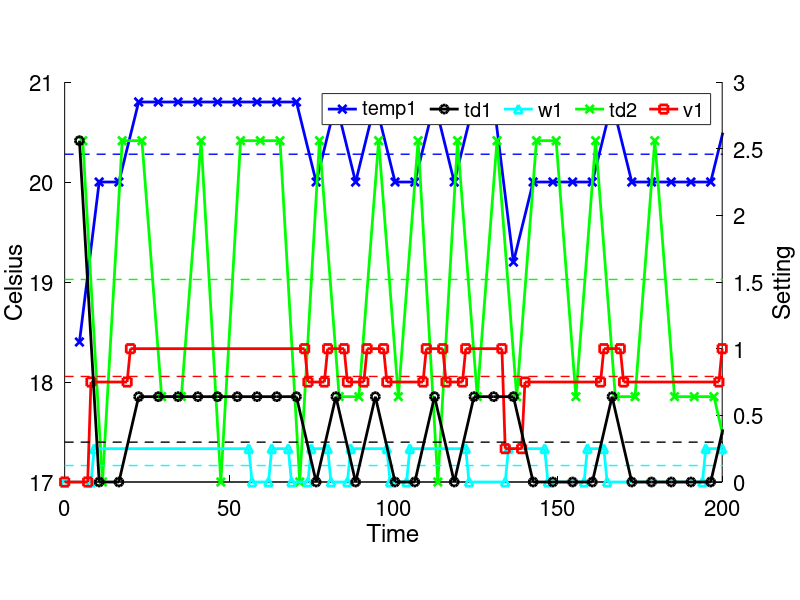

MATLAB code for this plot:
close all; clc;

x0 = [0.0 5.0 6.0 17.0 18.0 71.0 72.0 77.0 78.0 83.0 84.0 89.0 90.0 95.0 96.0 107.0 108.0 113.0 114.0 119.0 120.0 131.0 132.0 137.0 138.0 161.0 162.0 167.0 168.0 197.0 198.0 203.0 204.0 215.0 216.0 221.0 222.0 227.0 228.0 233.0 234.0 251.0 252.0 263.0 264.0 269.0 270.0 275.0 276.0 281.0 282.0 287.0 288.0 317.0 318.0 335.0 336.0 359.0 360.0 365.0 366.0 371.0 372.0 377.0 378.0 419.0 420.0 437.0 438.0 467.0 468.0 473.0 474.0 479.0 480.0 485.0 486.0 515.0 516.0 545.0 546.0 551.0 552.0 563.0 564.0 575.0 576.0 581.0 582.0 587.0 588.0 605.0 606.0 635.0 636.0 653.0 654.0 659.0 660.0 671.0 672.0 683.0 684.0 689.0 690.0 713.0 714.0 719.0 720.0 731.0 732.0 743.0 744.0 749.0 750.0 785.0 786.0 797.0 798.0 809.0 810.0 815.0 816.0 839.0 840.0 845.0 846.0 863.0 864.0 869.0 870.0 893.0 894.0 899.0 900.0 911.0 912.0 965.0 966.0 977.0 978.0 989.0 990.0 1000.0 ];
y0 = [1.0 1.0 3.0 3.0 4.0 4.0 3.0 3.0 4.0 4.0 3.0 3.0 4.0 4.0 3.0 3.0 4.0 4.0 3.0 3.0 4.0 4.0 2.0 2.0 3.0 3.0 4.0 4.0 3.0 3.0 4.0 4.0 3.0 3.0 4.0 4.0 3.0 3.0 4.0 4.0 3.0 3.0 4.0 4.0 3.0 3.0 4.0 4.0 3.0 3.0 4.0 4.0 3.0 3.0 4.0 4.0 3.0 3.0 2.0 2.0 3.0 3.0 2.0 2.0 3.0 3.0 4.0 4.0 3.0 3.0 4.0 4.0 3.0 3.0 2.0 2.0 4.0 4.0 3.0 3.0 4.0 4.0 3.0 3.0 4.0 4.0 3.0 3.0 4.0 4.0 3.0 3.0 4.0 4.0 3.0 3.0 4.0 4.0 3.0 3.0 4.0 4.0 3.0 3.0 4.0 4.0 3.0 3.0 4.0 4.0 3.0 3.0 2.0 2.0 3.0 3.0 4.0 4.0 3.0 3.0 4.0 4.0 3.0 3.0 4.0 4.0 3.0 3.0 2.0 2.0 3.0 3.0 2.0 2.0 3.0 3.0 4.0 4.0 3.0 3.0 4.0 4.0 3.0 3.0 ];
x1 = [0.0 10.0 11.0 16.0 17.0 22.0 23.0 28.0 29.0 34.0 35.0 40.0 41.0 46.0 47.0 52.0 53.0 58.0 59.0 64.0 65.0 70.0 71.0 76.0 77.0 82.0 83.0 88.0 89.0 94.0 95.0 100.0 101.0 106.0 107.0 112.0 113.0 118.0 119.0 124.0 125.0 130.0 131.0 136.0 137.0 142.0 143.0 154.0 155.0 160.0 161.0 166.0 167.0 178.0 179.0 184.0 185.0 190.0 191.0 202.0 203.0 214.0 215.0 220.0 221.0 226.0 227.0 232.0 233.0 238.0 239.0 244.0 245.0 256.0 257.0 262.0 263.0 268.0 269.0 274.0 275.0 280.0 281.0 292.0 293.0 304.0 305.0 310.0 311.0 316.0 317.0 322.0 323.0 340.0 341.0 346.0 347.0 352.0 353.0 358.0 359.0 364.0 365.0 370.0 371.0 376.0 377.0 382.0 383.0 388.0 389.0 400.0 401.0 406.0 407.0 418.0 419.0 424.0 425.0 436.0 437.0 442.0 443.0 448.0 449.0 454.0 455.0 460.0 461.0 472.0 473.0 478.0 479.0 484.0 485.0 514.0 515.0 520.0 521.0 526.0 527.0 532.0 533.0 538.0 539.0 544.0 545.0 562.0 563.0 568.0 569.0 574.0 575.0 586.0 587.0 592.0 593.0 598.0 599.0 610.0 611.0 616.0 617.0 622.0 623.0 634.0 635.0 640.0 641.0 646.0 647.0 652.0 653.0 658.0 659.0 664.0 665.0 670.0 671.0 682.0 683.0 688.0 689.0 700.0 701.0 712.0 713.0 718.0 719.0 724.0 725.0 736.0 737.0 742.0 743.0 748.0 749.0 754.0 755.0 760.0 761.0 766.0 767.0 778.0 779.0 784.0 785.0 790.0 791.0 802.0 803.0 808.0 809.0 814.0 815.0 820.0 821.0 826.0 827.0 832.0 833.0 844.0 845.0 850.0 851.0 868.0 869.0 874.0 875.0 880.0 881.0 886.0 887.0 892.0 893.0 898.0 899.0 904.0 905.0 910.0 911.0 916.0 917.0 922.0 923.0 928.0 929.0 934.0 935.0 952.0 953.0 958.0 959.0 964.0 965.0 976.0 977.0 994.0 995.0 1000.0 ];
y1 = [1.0 1.0 3.0 3.0 5.0 5.0 1.0 1.0 2.0 2.0 4.0 4.0 5.0 5.0 3.0 3.0 1.0 1.0 5.0 5.0 1.0 1.0 3.0 3.0 5.0 5.0 4.0 4.0 2.0 2.0 1.0 1.0 2.0 2.0 1.0 1.0 3.0 3.0 5.0 5.0 4.0 4.0 1.0 1.0 2.0 2.0 5.0 5.0 4.0 4.0 5.0 5.0 2.0 2.0 1.0 1.0 2.0 2.0 4.0 4.0 3.0 3.0 2.0 2.0 5.0 5.0 1.0 1.0 2.0 2.0 3.0 3.0 5.0 5.0 4.0 4.0 5.0 5.0 3.0 3.0 1.0 1.0 4.0 4.0 1.0 1.0 5.0 5.0 2.0 2.0 1.0 1.0 5.0 5.0 2.0 2.0 1.0 1.0 5.0 5.0 4.0 4.0 2.0 2.0 4.0 4.0 2.0 2.0 3.0 3.0 4.0 4.0 5.0 5.0 4.0 4.0 3.0 3.0 4.0 4.0 2.0 2.0 4.0 4.0 5.0 5.0 2.0 2.0 5.0 5.0 4.0 4.0 1.0 1.0 5.0 5.0 2.0 2.0 3.0 3.0 1.0 1.0 4.0 4.0 3.0 3.0 5.0 5.0 1.0 1.0 2.0 2.0 1.0 1.0 4.0 4.0 5.0 5.0 1.0 1.0 5.0 5.0 3.0 3.0 5.0 5.0 1.0 1.0 4.0 4.0 3.0 3.0 5.0 5.0 4.0 4.0 3.0 3.0 5.0 5.0 3.0 3.0 2.0 2.0 5.0 5.0 3.0 3.0 2.0 2.0 1.0 1.0 3.0 3.0 1.0 1.0 3.0 3.0 5.0 5.0 2.0 2.0 1.0 1.0 2.0 2.0 5.0 5.0 3.0 3.0 5.0 5.0 4.0 4.0 5.0 5.0 2.0 2.0 1.0 1.0 3.0 3.0 1.0 1.0 5.0 5.0 3.0 3.0 1.0 1.0 3.0 3.0 2.0 2.0 3.0 3.0 4.0 4.0 5.0 5.0 1.0 1.0 4.0 4.0 5.0 5.0 2.0 2.0 5.0 5.0 3.0 3.0 1.0 1.0 4.0 4.0 1.0 1.0 4.0 4.0 ];
x2 = [0.0 7.0 8.0 19.0 20.0 73.0 74.0 79.0 80.0 85.0 86.0 91.0 92.0 97.0 98.0 109.0 110.0 115.0 116.0 121.0 122.0 133.0 134.0 139.0 140.0 163.0 164.0 169.0 170.0 199.0 200.0 205.0 206.0 217.0 218.0 223.0 224.0 229.0 230.0 235.0 236.0 253.0 254.0 265.0 266.0 271.0 272.0 277.0 278.0 283.0 284.0 289.0 290.0 319.0 320.0 337.0 338.0 361.0 362.0 367.0 368.0 373.0 374.0 379.0 380.0 421.0 422.0 439.0 440.0 469.0 470.0 475.0 476.0 481.0 482.0 487.0 488.0 517.0 518.0 547.0 548.0 553.0 554.0 565.0 566.0 577.0 578.0 583.0 584.0 589.0 590.0 607.0 608.0 637.0 638.0 655.0 656.0 661.0 662.0 673.0 674.0 685.0 686.0 691.0 692.0 715.0 716.0 721.0 722.0 733.0 734.0 745.0 746.0 751.0 752.0 787.0 788.0 799.0 800.0 811.0 812.0 817.0 818.0 841.0 842.0 847.0 848.0 865.0 866.0 871.0 872.0 895.0 896.0 901.0 902.0 913.0 914.0 967.0 968.0 979.0 980.0 991.0 992.0 1000.0 ];
y2 = [0.0 0.0 3.0 3.0 4.0 4.0 3.0 3.0 4.0 4.0 3.0 3.0 4.0 4.0 3.0 3.0 4.0 4.0 3.0 3.0 4.0 4.0 1.0 1.0 3.0 3.0 4.0 4.0 3.0 3.0 4.0 4.0 3.0 3.0 4.0 4.0 3.0 3.0 4.0 4.0 3.0 3.0 4.0 4.0 3.0 3.0 4.0 4.0 3.0 3.0 4.0 4.0 3.0 3.0 4.0 4.0 3.0 3.0 1.0 1.0 3.0 3.0 1.0 1.0 3.0 3.0 4.0 4.0 3.0 3.0 4.0 4.0 3.0 3.0 1.0 1.0 4.0 4.0 3.0 3.0 4.0 4.0 3.0 3.0 4.0 4.0 3.0 3.0 4.0 4.0 3.0 3.0 4.0 4.0 3.0 3.0 4.0 4.0 3.0 3.0 4.0 4.0 3.0 3.0 4.0 4.0 3.0 3.0 4.0 4.0 3.0 3.0 1.0 1.0 3.0 3.0 4.0 4.0 3.0 3.0 4.0 4.0 3.0 3.0 4.0 4.0 3.0 3.0 1.0 1.0 3.0 3.0 1.0 1.0 3.0 3.0 4.0 4.0 3.0 3.0 4.0 4.0 3.0 3.0 ];
x3 = [0.0 8.0 9.0 56.0 57.0 62.0 63.0 68.0 69.0 74.0 75.0 80.0 81.0 86.0 87.0 98.0 99.0 104.0 105.0 122.0 123.0 134.0 135.0 146.0 147.0 158.0 159.0 164.0 165.0 194.0 195.0 200.0 201.0 206.0 207.0 218.0 219.0 224.0 225.0 230.0 231.0 248.0 249.0 260.0 261.0 266.0 267.0 290.0 291.0 314.0 315.0 332.0 333.0 362.0 363.0 368.0 369.0 380.0 381.0 386.0 387.0 404.0 405.0 422.0 423.0 428.0 429.0 440.0 441.0 452.0 453.0 458.0 459.0 464.0 465.0 476.0 477.0 482.0 483.0 488.0 489.0 494.0 495.0 500.0 501.0 512.0 513.0 518.0 519.0 524.0 525.0 530.0 531.0 536.0 537.0 548.0 549.0 554.0 555.0 572.0 573.0 578.0 579.0 584.0 585.0 596.0 597.0 632.0 633.0 650.0 651.0 656.0 657.0 662.0 663.0 680.0 681.0 692.0 693.0 698.0 699.0 704.0 705.0 710.0 711.0 716.0 717.0 728.0 729.0 746.0 747.0 752.0 753.0 776.0 777.0 782.0 783.0 788.0 789.0 824.0 825.0 830.0 831.0 848.0 849.0 866.0 867.0 878.0 879.0 908.0 909.0 920.0 921.0 926.0 927.0 932.0 933.0 938.0 939.0 944.0 945.0 950.0 951.0 962.0 963.0 974.0 975.0 986.0 987.0 992.0 993.0 998.0 999.0 1000.0 ];
y3 = [0.0 0.0 1.0 1.0 0.0 0.0 1.0 1.0 0.0 0.0 1.0 1.0 0.0 0.0 1.0 1.0 0.0 0.0 1.0 1.0 0.0 0.0 1.0 1.0 0.0 0.0 1.0 1.0 0.0 0.0 1.0 1.0 0.0 0.0 1.0 1.0 0.0 0.0 1.0 1.0 0.0 0.0 1.0 1.0 0.0 0.0 1.0 1.0 0.0 0.0 1.0 1.0 0.0 0.0 1.0 1.0 0.0 0.0 1.0 1.0 0.0 0.0 1.0 1.0 0.0 0.0 1.0 1.0 0.0 0.0 1.0 1.0 0.0 0.0 1.0 1.0 0.0 0.0 1.0 1.0 0.0 0.0 1.0 1.0 0.0 0.0 1.0 1.0 0.0 0.0 1.0 1.0 0.0 0.0 1.0 1.0 0.0 0.0 1.0 1.0 0.0 0.0 1.0 1.0 0.0 0.0 1.0 1.0 0.0 0.0 1.0 1.0 0.0 0.0 1.0 1.0 0.0 0.0 1.0 1.0 0.0 0.0 1.0 1.0 0.0 0.0 1.0 1.0 0.0 0.0 1.0 1.0 0.0 0.0 1.0 1.0 0.0 0.0 1.0 1.0 0.0 0.0 1.0 1.0 0.0 0.0 1.0 1.0 0.0 0.0 1.0 1.0 0.0 0.0 1.0 1.0 0.0 0.0 1.0 1.0 0.0 0.0 1.0 1.0 0.0 0.0 1.0 1.0 0.0 0.0 1.0 1.0 0.0 0.0 ];
x4 = [0.0 0.5 3.5 4.5 5.0 9.5 10.5 11.0 15.5 16.5 17.0 21.5 22.5 23.0 27.5 28.5 29.0 33.5 34.5 35.0 39.5 40.5 41.0 45.5 46.5 47.0 51.5 52.5 53.0 57.5 58.5 59.0 63.5 64.5 65.0 69.5 70.5 71.0 75.5 76.5 77.0 81.5 82.5 83.0 87.5 88.5 89.0 93.5 94.5 95.0 99.5 100.5 101.0 105.5 106.5 107.0 111.5 112.5 113.0 117.5 118.5 119.0 123.5 124.5 125.0 129.5 130.5 131.0 135.5 136.5 137.0 141.5 142.5 143.0 147.5 148.5 149.0 153.5 154.5 155.0 159.5 160.5 161.0 165.5 166.5 167.0 171.5 172.5 173.0 177.5 178.5 179.0 183.5 184.5 185.0 189.5 190.5 191.0 195.5 196.5 197.0 201.5 202.5 203.0 207.5 208.5 209.0 213.5 214.5 215.0 219.5 220.5 221.0 225.5 226.5 227.0 231.5 232.5 233.0 237.5 238.5 239.0 243.5 244.5 245.0 249.5 250.5 251.0 255.5 256.5 257.0 261.5 262.5 263.0 267.5 268.5 269.0 273.5 274.5 275.0 279.5 280.5 281.0 285.5 286.5 287.0 291.5 292.5 293.0 297.5 298.5 299.0 303.5 304.5 305.0 309.5 310.5 311.0 315.5 316.5 317.0 321.5 322.5 323.0 327.5 328.5 329.0 333.5 334.5 335.0 339.5 340.5 341.0 345.5 346.5 347.0 351.5 352.5 353.0 357.5 358.5 359.0 363.5 364.5 365.0 369.5 370.5 371.0 375.5 376.5 377.0 381.5 382.5 383.0 387.5 388.5 389.0 393.5 394.5 395.0 399.5 400.5 401.0 405.5 406.5 407.0 411.5 412.5 413.0 417.5 418.5 419.0 423.5 424.5 425.0 429.5 430.5 431.0 435.5 436.5 437.0 441.5 442.5 443.0 447.5 448.5 449.0 453.5 454.5 455.0 459.5 460.5 461.0 465.5 466.5 467.0 471.5 472.5 473.0 477.5 478.5 479.0 483.5 484.5 485.0 489.5 490.5 491.0 495.5 496.5 497.0 501.5 502.5 503.0 507.5 508.5 509.0 513.5 514.5 515.0 519.5 520.5 521.0 525.5 526.5 527.0 531.5 532.5 533.0 537.5 538.5 539.0 543.5 544.5 545.0 549.5 550.5 551.0 555.5 556.5 557.0 561.5 562.5 563.0 567.5 568.5 569.0 573.5 574.5 575.0 579.5 580.5 581.0 585.5 586.5 587.0 591.5 592.5 593.0 597.5 598.5 599.0 603.5 604.5 605.0 609.5 610.5 611.0 615.5 616.5 617.0 621.5 622.5 623.0 627.5 628.5 629.0 633.5 634.5 635.0 639.5 640.5 641.0 645.5 646.5 647.0 651.5 652.5 653.0 657.5 658.5 659.0 663.5 664.5 665.0 669.5 670.5 671.0 675.5 676.5 677.0 681.5 682.5 683.0 687.5 688.5 689.0 693.5 694.5 695.0 699.5 700.5 701.0 705.5 706.5 707.0 711.5 712.5 713.0 717.5 718.5 719.0 723.5 724.5 725.0 729.5 730.5 731.0 735.5 736.5 737.0 741.5 742.5 743.0 747.5 748.5 749.0 753.5 754.5 755.0 759.5 760.5 761.0 765.5 766.5 767.0 771.5 772.5 773.0 777.5 778.5 779.0 783.5 784.5 785.0 789.5 790.5 791.0 795.5 796.5 797.0 801.5 802.5 803.0 807.5 808.5 809.0 813.5 814.5 815.0 819.5 820.5 821.0 825.5 826.5 827.0 831.5 832.5 833.0 837.5 838.5 839.0 843.5 844.5 845.0 849.5 850.5 851.0 855.5 856.5 857.0 861.5 862.5 863.0 867.5 868.5 869.0 873.5 874.5 875.0 879.5 880.5 881.0 885.5 886.5 887.0 891.5 892.5 893.0 897.5 898.5 899.0 903.5 904.5 905.0 909.5 910.5 911.0 915.5 916.5 917.0 921.5 922.5 923.0 927.5 928.5 929.0 933.5 934.5 935.0 939.5 940.5 941.0 945.5 946.5 947.0 951.5 952.5 953.0 957.5 958.5 959.0 963.5 964.5 965.0 969.5 970.5 971.0 975.5 976.5 977.0 981.5 982.5 983.0 987.5 988.5 989.0 993.5 994.5 995.0 999.5 1000.0 1000.5 ];
y4 = [0.0 0.0 0.0 18.4 0.0 0.0 20.0 0.0 0.0 20.0 0.0 0.0 20.8 0.0 0.0 20.8 0.0 0.0 20.8 0.0 0.0 20.8 0.0 0.0 20.8 0.0 0.0 20.8 0.0 0.0 20.8 0.0 0.0 20.8 0.0 0.0 20.8 0.0 0.0 20.0 0.0 0.0 20.8 0.0 0.0 20.0 0.0 0.0 20.8 0.0 0.0 20.0 0.0 0.0 20.0 0.0 0.0 20.8 0.0 0.0 20.0 0.0 0.0 20.8 0.0 0.0 20.8 0.0 0.0 19.2 0.0 0.0 20.0 0.0 0.0 20.0 0.0 0.0 20.0 0.0 0.0 20.0 0.0 0.0 20.8 0.0 0.0 20.0 0.0 0.0 20.0 0.0 0.0 20.0 0.0 0.0 20.0 0.0 0.0 20.0 0.0 0.0 20.8 0.0 0.0 20.0 0.0 0.0 20.0 0.0 0.0 20.8 0.0 0.0 20.0 0.0 0.0 20.8 0.0 0.0 20.0 0.0 0.0 20.0 0.0 0.0 20.0 0.0 0.0 20.8 0.0 0.0 20.8 0.0 0.0 20.0 0.0 0.0 20.8 0.0 0.0 20.0 0.0 0.0 20.8 0.0 0.0 20.0 0.0 0.0 20.0 0.0 0.0 20.0 0.0 0.0 20.0 0.0 0.0 20.0 0.0 0.0 20.8 0.0 0.0 20.8 0.0 0.0 20.8 0.0 0.0 20.0 0.0 0.0 20.0 0.0 0.0 20.0 0.0 0.0 20.0 0.0 0.0 19.2 0.0 0.0 20.0 0.0 0.0 19.2 0.0 0.0 20.0 0.0 0.0 20.0 0.0 0.0 20.0 0.0 0.0 20.0 0.0 0.0 20.0 0.0 0.0 20.0 0.0 0.0 20.0 0.0 0.0 20.8 0.0 0.0 20.8 0.0 0.0 20.8 0.0 0.0 20.0 0.0 0.0 20.0 0.0 0.0 20.0 0.0 0.0 20.0 0.0 0.0 20.0 0.0 0.0 20.8 0.0 0.0 20.0 0.0 0.0 19.2 0.0 0.0 20.8 0.0 0.0 20.8 0.0 0.0 20.8 0.0 0.0 20.8 0.0 0.0 20.8 0.0 0.0 20.0 0.0 0.0 20.0 0.0 0.0 20.0 0.0 0.0 20.0 0.0 0.0 20.0 0.0 0.0 20.8 0.0 0.0 20.0 0.0 0.0 20.0 0.0 0.0 20.8 0.0 0.0 20.8 0.0 0.0 20.0 0.0 0.0 20.8 0.0 0.0 20.0 0.0 0.0 20.0 0.0 0.0 20.0 0.0 0.0 20.8 0.0 0.0 20.8 0.0 0.0 20.8 0.0 0.0 20.8 0.0 0.0 20.8 0.0 0.0 20.0 0.0 0.0 20.0 0.0 0.0 20.0 0.0 0.0 20.8 0.0 0.0 20.0 0.0 0.0 20.0 0.0 0.0 20.8 0.0 0.0 20.8 0.0 0.0 20.0 0.0 0.0 20.8 0.0 0.0 20.8 0.0 0.0 20.8 0.0 0.0 20.8 0.0 0.0 20.0 0.0 0.0 20.8 0.0 0.0 20.8 0.0 0.0 20.0 0.0 0.0 20.0 0.0 0.0 19.2 0.0 0.0 20.0 0.0 0.0 20.0 0.0 0.0 20.0 0.0 0.0 20.0 0.0 0.0 20.0 0.0 0.0 20.0 0.0 0.0 20.8 0.0 0.0 20.8 0.0 0.0 20.0 0.0 0.0 20.0 0.0 0.0 20.8 0.0 0.0 20.0 0.0 0.0 20.0 0.0 0.0 20.0 0.0 0.0 20.0 0.0 0.0 20.8 0.0 0.0 20.0 0.0 0.0 20.0 0.0 0.0 20.0 0.0 0.0 19.2 0.0 0.0 20.0 0.0 0.0 20.0 0.0 0.0 20.0 0.0 0.0 20.0 0.0 0.0 19.2 0.0 0.0 20.0 0.0 0.0 20.0 0.0 0.0 20.8 0.0 0.0 20.8 0.0 0.0 20.8 0.0 0.0 20.8 0.0 0.0 20.8 0.0 0.0 20.8 0.0 0.0 20.8 0.0 0.0 20.8 0.0 0.0 20.8 0.0 0.0 20.0 0.0 0.0 20.0 0.0 0.0 20.8 0.0 0.0 20.8 0.0 0.0 20.0 0.0 0.0 0.0 20.0 ];
x5 = [0.0 0.5 3.5 4.5 5.0 21.5 22.5 23.0 27.5 28.5 29.0 33.5 34.5 35.0 39.5 40.5 41.0 45.5 46.5 47.0 51.5 52.5 53.0 57.5 58.5 59.0 63.5 64.5 65.0 69.5 70.5 71.0 81.5 82.5 83.0 93.5 94.5 95.0 111.5 112.5 113.0 123.5 124.5 125.0 129.5 130.5 131.0 135.5 136.5 137.0 165.5 166.5 167.0 201.5 202.5 203.0 219.5 220.5 221.0 231.5 232.5 233.0 255.5 256.5 257.0 261.5 262.5 263.0 273.5 274.5 275.0 285.5 286.5 287.0 321.5 322.5 323.0 327.5 328.5 329.0 333.5 334.5 335.0 363.5 364.5 365.0 375.5 376.5 377.0 423.5 424.5 425.0 429.5 430.5 431.0 435.5 436.5 437.0 471.5 472.5 473.0 483.5 484.5 485.0 489.5 490.5 491.0 495.5 496.5 497.0 501.5 502.5 503.0 507.5 508.5 509.0 513.5 514.5 515.0 549.5 550.5 551.0 567.5 568.5 569.0 573.5 574.5 575.0 585.5 586.5 587.0 609.5 610.5 611.0 615.5 616.5 617.0 621.5 622.5 623.0 627.5 628.5 629.0 633.5 634.5 635.0 657.5 658.5 659.0 675.5 676.5 677.0 681.5 682.5 683.0 693.5 694.5 695.0 699.5 700.5 701.0 705.5 706.5 707.0 711.5 712.5 713.0 723.5 724.5 725.0 729.5 730.5 731.0 747.5 748.5 749.0 789.5 790.5 791.0 795.5 796.5 797.0 813.5 814.5 815.0 843.5 844.5 845.0 867.5 868.5 869.0 897.5 898.5 899.0 915.5 916.5 917.0 921.5 922.5 923.0 927.5 928.5 929.0 933.5 934.5 935.0 939.5 940.5 941.0 945.5 946.5 947.0 951.5 952.5 953.0 957.5 958.5 959.0 963.5 964.5 965.0 981.5 982.5 983.0 987.5 988.5 989.0 1000.0 1000.5 ];
y5 = [0.0 0.0 0.0 2.56 0.0 0.0 0.64 0.0 0.0 0.64 0.0 0.0 0.64 0.0 0.0 0.64 0.0 0.0 0.64 0.0 0.0 0.64 0.0 0.0 0.64 0.0 0.0 0.64 0.0 0.0 0.64 0.0 0.0 0.64 0.0 0.0 0.64 0.0 0.0 0.64 0.0 0.0 0.64 0.0 0.0 0.64 0.0 0.0 0.64 0.0 0.0 0.64 0.0 0.0 0.64 0.0 0.0 0.64 0.0 0.0 0.64 0.0 0.0 0.64 0.0 0.0 0.64 0.0 0.0 0.64 0.0 0.0 0.64 0.0 0.0 0.64 0.0 0.0 0.64 0.0 0.0 0.64 0.0 0.0 0.64 0.0 0.0 0.64 0.0 0.0 0.64 0.0 0.0 0.64 0.0 0.0 0.64 0.0 0.0 0.64 0.0 0.0 0.64 0.0 0.0 0.64 0.0 0.0 0.64 0.0 0.0 0.64 0.0 0.0 0.64 0.0 0.0 0.64 0.0 0.0 0.64 0.0 0.0 0.64 0.0 0.0 0.64 0.0 0.0 0.64 0.0 0.0 0.64 0.0 0.0 0.64 0.0 0.0 0.64 0.0 0.0 0.64 0.0 0.0 0.64 0.0 0.0 0.64 0.0 0.0 0.64 0.0 0.0 0.64 0.0 0.0 0.64 0.0 0.0 0.64 0.0 0.0 0.64 0.0 0.0 0.64 0.0 0.0 0.64 0.0 0.0 0.64 0.0 0.0 0.64 0.0 0.0 0.64 0.0 0.0 0.64 0.0 0.0 0.64 0.0 0.0 0.64 0.0 0.0 0.64 0.0 0.0 0.64 0.0 0.0 0.64 0.0 0.0 0.64 0.0 0.0 0.64 0.0 0.0 0.64 0.0 0.0 0.64 0.0 0.0 0.64 0.0 0.0 0.64 0.0 0.0 0.64 0.0 0.0 0.64 0.0 0.0 0.64 0.0 0.0 0.64 0.0 0.0 0.0 ];
x6 = [0.0 0.5 7.5 8.5 9.0 13.5 14.5 15.0 19.5 20.5 21.0 25.5 26.5 27.0 31.5 32.5 33.0 37.5 38.5 39.0 43.5 44.5 45.0 49.5 50.5 51.0 55.5 56.5 57.0 61.5 62.5 63.0 67.5 68.5 69.0 73.5 74.5 75.0 79.5 80.5 81.0 85.5 86.5 87.0 91.5 92.5 93.0 97.5 98.5 99.0 103.5 104.5 105.0 109.5 110.5 111.0 115.5 116.5 117.0 121.5 122.5 123.0 127.5 128.5 129.0 133.5 134.5 135.0 139.5 140.5 141.0 145.5 146.5 147.0 151.5 152.5 153.0 157.5 158.5 159.0 163.5 164.5 165.0 169.5 170.5 171.0 175.5 176.5 177.0 181.5 182.5 183.0 187.5 188.5 189.0 193.5 194.5 195.0 199.5 200.5 201.0 205.5 206.5 207.0 211.5 212.5 213.0 217.5 218.5 219.0 223.5 224.5 225.0 229.5 230.5 231.0 235.5 236.5 237.0 241.5 242.5 243.0 247.5 248.5 249.0 253.5 254.5 255.0 259.5 260.5 261.0 265.5 266.5 267.0 271.5 272.5 273.0 277.5 278.5 279.0 283.5 284.5 285.0 289.5 290.5 291.0 295.5 296.5 297.0 301.5 302.5 303.0 307.5 308.5 309.0 313.5 314.5 315.0 319.5 320.5 321.0 325.5 326.5 327.0 331.5 332.5 333.0 337.5 338.5 339.0 343.5 344.5 345.0 349.5 350.5 351.0 355.5 356.5 357.0 361.5 362.5 363.0 367.5 368.5 369.0 373.5 374.5 375.0 379.5 380.5 381.0 385.5 386.5 387.0 391.5 392.5 393.0 397.5 398.5 399.0 403.5 404.5 405.0 409.5 410.5 411.0 415.5 416.5 417.0 421.5 422.5 423.0 427.5 428.5 429.0 433.5 434.5 435.0 439.5 440.5 441.0 445.5 446.5 447.0 451.5 452.5 453.0 457.5 458.5 459.0 463.5 464.5 465.0 469.5 470.5 471.0 475.5 476.5 477.0 481.5 482.5 483.0 487.5 488.5 489.0 493.5 494.5 495.0 499.5 500.5 501.0 505.5 506.5 507.0 511.5 512.5 513.0 517.5 518.5 519.0 523.5 524.5 525.0 529.5 530.5 531.0 535.5 536.5 537.0 541.5 542.5 543.0 547.5 548.5 549.0 553.5 554.5 555.0 559.5 560.5 561.0 565.5 566.5 567.0 571.5 572.5 573.0 577.5 578.5 579.0 583.5 584.5 585.0 589.5 590.5 591.0 595.5 596.5 597.0 601.5 602.5 603.0 607.5 608.5 609.0 613.5 614.5 615.0 619.5 620.5 621.0 625.5 626.5 627.0 631.5 632.5 633.0 637.5 638.5 639.0 643.5 644.5 645.0 649.5 650.5 651.0 655.5 656.5 657.0 661.5 662.5 663.0 667.5 668.5 669.0 673.5 674.5 675.0 679.5 680.5 681.0 685.5 686.5 687.0 691.5 692.5 693.0 697.5 698.5 699.0 703.5 704.5 705.0 709.5 710.5 711.0 715.5 716.5 717.0 721.5 722.5 723.0 727.5 728.5 729.0 733.5 734.5 735.0 739.5 740.5 741.0 745.5 746.5 747.0 751.5 752.5 753.0 757.5 758.5 759.0 763.5 764.5 765.0 769.5 770.5 771.0 775.5 776.5 777.0 781.5 782.5 783.0 787.5 788.5 789.0 793.5 794.5 795.0 799.5 800.5 801.0 805.5 806.5 807.0 811.5 812.5 813.0 817.5 818.5 819.0 823.5 824.5 825.0 829.5 830.5 831.0 835.5 836.5 837.0 841.5 842.5 843.0 847.5 848.5 849.0 853.5 854.5 855.0 859.5 860.5 861.0 865.5 866.5 867.0 871.5 872.5 873.0 877.5 878.5 879.0 883.5 884.5 885.0 889.5 890.5 891.0 895.5 896.5 897.0 901.5 902.5 903.0 907.5 908.5 909.0 913.5 914.5 915.0 919.5 920.5 921.0 925.5 926.5 927.0 931.5 932.5 933.0 937.5 938.5 939.0 943.5 944.5 945.0 949.5 950.5 951.0 955.5 956.5 957.0 961.5 962.5 963.0 967.5 968.5 969.0 973.5 974.5 975.0 979.5 980.5 981.0 985.5 986.5 987.0 991.5 992.5 993.0 997.5 998.5 999.0 1000.0 1000.5 ];
y6 = [0.0 0.0 0.0 0.75 0.0 0.0 0.75 0.0 0.0 1.0 0.0 0.0 1.0 0.0 0.0 1.0 0.0 0.0 1.0 0.0 0.0 1.0 0.0 0.0 1.0 0.0 0.0 1.0 0.0 0.0 1.0 0.0 0.0 1.0 0.0 0.0 0.75 0.0 0.0 1.0 0.0 0.0 0.75 0.0 0.0 1.0 0.0 0.0 0.75 0.0 0.0 0.75 0.0 0.0 1.0 0.0 0.0 0.75 0.0 0.0 1.0 0.0 0.0 1.0 0.0 0.0 0.25 0.0 0.0 0.75 0.0 0.0 0.75 0.0 0.0 0.75 0.0 0.0 0.75 0.0 0.0 1.0 0.0 0.0 0.75 0.0 0.0 0.75 0.0 0.0 0.75 0.0 0.0 0.75 0.0 0.0 0.75 0.0 0.0 1.0 0.0 0.0 0.75 0.0 0.0 0.75 0.0 0.0 1.0 0.0 0.0 0.75 0.0 0.0 1.0 0.0 0.0 0.75 0.0 0.0 0.75 0.0 0.0 0.75 0.0 0.0 1.0 0.0 0.0 1.0 0.0 0.0 0.75 0.0 0.0 1.0 0.0 0.0 0.75 0.0 0.0 1.0 0.0 0.0 0.75 0.0 0.0 0.75 0.0 0.0 0.75 0.0 0.0 0.75 0.0 0.0 0.75 0.0 0.0 1.0 0.0 0.0 1.0 0.0 0.0 1.0 0.0 0.0 0.75 0.0 0.0 0.75 0.0 0.0 0.75 0.0 0.0 0.75 0.0 0.0 0.25 0.0 0.0 0.75 0.0 0.0 0.25 0.0 0.0 0.75 0.0 0.0 0.75 0.0 0.0 0.75 0.0 0.0 0.75 0.0 0.0 0.75 0.0 0.0 0.75 0.0 0.0 0.75 0.0 0.0 1.0 0.0 0.0 1.0 0.0 0.0 1.0 0.0 0.0 0.75 0.0 0.0 0.75 0.0 0.0 0.75 0.0 0.0 0.75 0.0 0.0 0.75 0.0 0.0 1.0 0.0 0.0 0.75 0.0 0.0 0.25 0.0 0.0 1.0 0.0 0.0 1.0 0.0 0.0 1.0 0.0 0.0 1.0 0.0 0.0 1.0 0.0 0.0 0.75 0.0 0.0 0.75 0.0 0.0 0.75 0.0 0.0 0.75 0.0 0.0 0.75 0.0 0.0 1.0 0.0 0.0 0.75 0.0 0.0 0.75 0.0 0.0 1.0 0.0 0.0 1.0 0.0 0.0 0.75 0.0 0.0 1.0 0.0 0.0 0.75 0.0 0.0 0.75 0.0 0.0 0.75 0.0 0.0 1.0 0.0 0.0 1.0 0.0 0.0 1.0 0.0 0.0 1.0 0.0 0.0 1.0 0.0 0.0 0.75 0.0 0.0 0.75 0.0 0.0 0.75 0.0 0.0 1.0 0.0 0.0 0.75 0.0 0.0 0.75 0.0 0.0 1.0 0.0 0.0 1.0 0.0 0.0 0.75 0.0 0.0 1.0 0.0 0.0 1.0 0.0 0.0 1.0 0.0 0.0 1.0 0.0 0.0 0.75 0.0 0.0 1.0 0.0 0.0 1.0 0.0 0.0 0.75 0.0 0.0 0.75 0.0 0.0 0.25 0.0 0.0 0.75 0.0 0.0 0.75 0.0 0.0 0.75 0.0 0.0 0.75 0.0 0.0 0.75 0.0 0.0 0.75 0.0 0.0 1.0 0.0 0.0 1.0 0.0 0.0 0.75 0.0 0.0 0.75 0.0 0.0 1.0 0.0 0.0 0.75 0.0 0.0 0.75 0.0 0.0 0.75 0.0 0.0 0.75 0.0 0.0 1.0 0.0 0.0 0.75 0.0 0.0 0.75 0.0 0.0 0.75 0.0 0.0 0.25 0.0 0.0 0.75 0.0 0.0 0.75 0.0 0.0 0.75 0.0 0.0 0.75 0.0 0.0 0.25 0.0 0.0 0.75 0.0 0.0 0.75 0.0 0.0 1.0 0.0 0.0 1.0 0.0 0.0 1.0 0.0 0.0 1.0 0.0 0.0 1.0 0.0 0.0 1.0 0.0 0.0 1.0 0.0 0.0 1.0 0.0 0.0 1.0 0.0 0.0 0.75 0.0 0.0 0.75 0.0 0.0 1.0 0.0 0.0 1.0 0.0 0.0 0.75 0.0 0.0 0.75 0.0 0.0 0.0 ];
x7 = [0.0 0.5 8.5 9.5 10.0 14.5 15.5 16.0 20.5 21.5 22.0 26.5 27.5 28.0 32.5 33.5 34.0 38.5 39.5 40.0 44.5 45.5 46.0 50.5 51.5 52.0 62.5 63.5 64.0 74.5 75.5 76.0 86.5 87.5 88.0 92.5 93.5 94.0 104.5 105.5 106.0 110.5 111.5 112.0 116.5 117.5 118.0 134.5 135.5 136.0 140.5 141.5 142.0 158.5 159.5 160.0 194.5 195.5 196.0 206.5 207.5 208.0 212.5 213.5 214.0 224.5 225.5 226.0 248.5 249.5 250.0 254.5 255.5 256.0 266.5 267.5 268.0 272.5 273.5 274.0 278.5 279.5 280.0 284.5 285.5 286.0 314.5 315.5 316.0 320.5 321.5 322.0 326.5 327.5 328.0 362.5 363.5 364.0 380.5 381.5 382.0 404.5 405.5 406.0 410.5 411.5 412.0 416.5 417.5 418.0 428.5 429.5 430.0 434.5 435.5 436.0 452.5 453.5 454.0 464.5 465.5 466.0 470.5 471.5 472.0 482.5 483.5 484.0 494.5 495.5 496.0 512.5 513.5 514.0 524.5 525.5 526.0 536.5 537.5 538.0 542.5 543.5 544.0 554.5 555.5 556.0 560.5 561.5 562.0 566.5 567.5 568.0 578.5 579.5 580.0 596.5 597.5 598.0 602.5 603.5 604.0 608.5 609.5 610.0 614.5 615.5 616.0 620.5 621.5 622.0 626.5 627.5 628.0 650.5 651.5 652.0 662.5 663.5 664.0 668.5 669.5 670.0 674.5 675.5 676.0 692.5 693.5 694.0 704.5 705.5 706.0 716.5 717.5 718.0 722.5 723.5 724.0 746.5 747.5 748.0 776.5 777.5 778.0 788.5 789.5 790.0 794.5 795.5 796.0 800.5 801.5 802.0 806.5 807.5 808.0 812.5 813.5 814.0 818.5 819.5 820.0 830.5 831.5 832.0 836.5 837.5 838.0 842.5 843.5 844.0 866.5 867.5 868.0 872.5 873.5 874.0 908.5 909.5 910.0 914.5 915.5 916.0 926.5 927.5 928.0 938.5 939.5 940.0 950.5 951.5 952.0 956.5 957.5 958.0 974.5 975.5 976.0 980.5 981.5 982.0 992.5 993.5 994.0 1000.0 1000.5 ];
y7 = [0.0 0.0 0.0 1.0 0.0 0.0 1.0 0.0 0.0 1.0 0.0 0.0 1.0 0.0 0.0 1.0 0.0 0.0 1.0 0.0 0.0 1.0 0.0 0.0 1.0 0.0 0.0 1.0 0.0 0.0 1.0 0.0 0.0 1.0 0.0 0.0 1.0 0.0 0.0 1.0 0.0 0.0 1.0 0.0 0.0 1.0 0.0 0.0 1.0 0.0 0.0 1.0 0.0 0.0 1.0 0.0 0.0 1.0 0.0 0.0 1.0 0.0 0.0 1.0 0.0 0.0 1.0 0.0 0.0 1.0 0.0 0.0 1.0 0.0 0.0 1.0 0.0 0.0 1.0 0.0 0.0 1.0 0.0 0.0 1.0 0.0 0.0 1.0 0.0 0.0 1.0 0.0 0.0 1.0 0.0 0.0 1.0 0.0 0.0 1.0 0.0 0.0 1.0 0.0 0.0 1.0 0.0 0.0 1.0 0.0 0.0 1.0 0.0 0.0 1.0 0.0 0.0 1.0 0.0 0.0 1.0 0.0 0.0 1.0 0.0 0.0 1.0 0.0 0.0 1.0 0.0 0.0 1.0 0.0 0.0 1.0 0.0 0.0 1.0 0.0 0.0 1.0 0.0 0.0 1.0 0.0 0.0 1.0 0.0 0.0 1.0 0.0 0.0 1.0 0.0 0.0 1.0 0.0 0.0 1.0 0.0 0.0 1.0 0.0 0.0 1.0 0.0 0.0 1.0 0.0 0.0 1.0 0.0 0.0 1.0 0.0 0.0 1.0 0.0 0.0 1.0 0.0 0.0 1.0 0.0 0.0 1.0 0.0 0.0 1.0 0.0 0.0 1.0 0.0 0.0 1.0 0.0 0.0 1.0 0.0 0.0 1.0 0.0 0.0 1.0 0.0 0.0 1.0 0.0 0.0 1.0 0.0 0.0 1.0 0.0 0.0 1.0 0.0 0.0 1.0 0.0 0.0 1.0 0.0 0.0 1.0 0.0 0.0 1.0 0.0 0.0 1.0 0.0 0.0 1.0 0.0 0.0 1.0 0.0 0.0 1.0 0.0 0.0 1.0 0.0 0.0 1.0 0.0 0.0 1.0 0.0 0.0 1.0 0.0 0.0 1.0 0.0 0.0 1.0 0.0 0.0 1.0 0.0 0.0 0.0 ];
x8 = [0.0 0.5 4.5 5.5 6.0 10.5 11.5 12.0 16.5 17.5 18.0 22.5 23.5 24.0 28.5 29.5 30.0 34.5 35.5 36.0 40.5 41.5 42.0 46.5 47.5 48.0 52.5 53.5 54.0 58.5 59.5 60.0 64.5 65.5 66.0 70.5 71.5 72.0 76.5 77.5 78.0 82.5 83.5 84.0 88.5 89.5 90.0 94.5 95.5 96.0 100.5 101.5 102.0 106.5 107.5 108.0 112.5 113.5 114.0 118.5 119.5 120.0 124.5 125.5 126.0 130.5 131.5 132.0 136.5 137.5 138.0 142.5 143.5 144.0 148.5 149.5 150.0 154.5 155.5 156.0 160.5 161.5 162.0 166.5 167.5 168.0 172.5 173.5 174.0 178.5 179.5 180.0 184.5 185.5 186.0 190.5 191.5 192.0 196.5 197.5 198.0 202.5 203.5 204.0 208.5 209.5 210.0 214.5 215.5 216.0 220.5 221.5 222.0 226.5 227.5 228.0 232.5 233.5 234.0 238.5 239.5 240.0 244.5 245.5 246.0 250.5 251.5 252.0 256.5 257.5 258.0 262.5 263.5 264.0 268.5 269.5 270.0 274.5 275.5 276.0 280.5 281.5 282.0 286.5 287.5 288.0 292.5 293.5 294.0 298.5 299.5 300.0 304.5 305.5 306.0 310.5 311.5 312.0 316.5 317.5 318.0 322.5 323.5 324.0 328.5 329.5 330.0 334.5 335.5 336.0 340.5 341.5 342.0 346.5 347.5 348.0 352.5 353.5 354.0 358.5 359.5 360.0 364.5 365.5 366.0 370.5 371.5 372.0 376.5 377.5 378.0 382.5 383.5 384.0 388.5 389.5 390.0 394.5 395.5 396.0 400.5 401.5 402.0 406.5 407.5 408.0 412.5 413.5 414.0 418.5 419.5 420.0 424.5 425.5 426.0 430.5 431.5 432.0 436.5 437.5 438.0 442.5 443.5 444.0 448.5 449.5 450.0 454.5 455.5 456.0 460.5 461.5 462.0 466.5 467.5 468.0 472.5 473.5 474.0 478.5 479.5 480.0 484.5 485.5 486.0 490.5 491.5 492.0 496.5 497.5 498.0 502.5 503.5 504.0 508.5 509.5 510.0 514.5 515.5 516.0 520.5 521.5 522.0 526.5 527.5 528.0 532.5 533.5 534.0 538.5 539.5 540.0 544.5 545.5 546.0 550.5 551.5 552.0 556.5 557.5 558.0 562.5 563.5 564.0 568.5 569.5 570.0 574.5 575.5 576.0 580.5 581.5 582.0 586.5 587.5 588.0 592.5 593.5 594.0 598.5 599.5 600.0 604.5 605.5 606.0 610.5 611.5 612.0 616.5 617.5 618.0 622.5 623.5 624.0 628.5 629.5 630.0 634.5 635.5 636.0 640.5 641.5 642.0 646.5 647.5 648.0 652.5 653.5 654.0 658.5 659.5 660.0 664.5 665.5 666.0 670.5 671.5 672.0 676.5 677.5 678.0 682.5 683.5 684.0 688.5 689.5 690.0 694.5 695.5 696.0 700.5 701.5 702.0 706.5 707.5 708.0 712.5 713.5 714.0 718.5 719.5 720.0 724.5 725.5 726.0 730.5 731.5 732.0 736.5 737.5 738.0 742.5 743.5 744.0 748.5 749.5 750.0 754.5 755.5 756.0 760.5 761.5 762.0 766.5 767.5 768.0 772.5 773.5 774.0 778.5 779.5 780.0 784.5 785.5 786.0 790.5 791.5 792.0 796.5 797.5 798.0 802.5 803.5 804.0 808.5 809.5 810.0 814.5 815.5 816.0 820.5 821.5 822.0 826.5 827.5 828.0 832.5 833.5 834.0 838.5 839.5 840.0 844.5 845.5 846.0 850.5 851.5 852.0 856.5 857.5 858.0 862.5 863.5 864.0 868.5 869.5 870.0 874.5 875.5 876.0 880.5 881.5 882.0 886.5 887.5 888.0 892.5 893.5 894.0 898.5 899.5 900.0 904.5 905.5 906.0 910.5 911.5 912.0 916.5 917.5 918.0 922.5 923.5 924.0 928.5 929.5 930.0 934.5 935.5 936.0 940.5 941.5 942.0 946.5 947.5 948.0 952.5 953.5 954.0 958.5 959.5 960.0 964.5 965.5 966.0 970.5 971.5 972.0 976.5 977.5 978.0 982.5 983.5 984.0 988.5 989.5 990.0 994.5 995.5 996.0 1000.0 1000.5 ];
y8 = [0.0 0.0 0.0 18.4 0.0 0.0 20.0 0.0 0.0 21.6 0.0 0.0 18.4 0.0 0.0 19.2 0.0 0.0 20.8 0.0 0.0 21.6 0.0 0.0 20.0 0.0 0.0 18.4 0.0 0.0 21.6 0.0 0.0 18.4 0.0 0.0 20.0 0.0 0.0 21.6 0.0 0.0 20.8 0.0 0.0 19.2 0.0 0.0 18.4 0.0 0.0 19.2 0.0 0.0 18.4 0.0 0.0 20.0 0.0 0.0 21.6 0.0 0.0 20.8 0.0 0.0 18.4 0.0 0.0 19.2 0.0 0.0 21.6 0.0 0.0 21.6 0.0 0.0 20.8 0.0 0.0 21.6 0.0 0.0 19.2 0.0 0.0 19.2 0.0 0.0 18.4 0.0 0.0 19.2 0.0 0.0 20.8 0.0 0.0 20.8 0.0 0.0 20.0 0.0 0.0 20.0 0.0 0.0 19.2 0.0 0.0 21.6 0.0 0.0 18.4 0.0 0.0 19.2 0.0 0.0 20.0 0.0 0.0 21.6 0.0 0.0 21.6 0.0 0.0 20.8 0.0 0.0 21.6 0.0 0.0 20.0 0.0 0.0 18.4 0.0 0.0 20.8 0.0 0.0 20.8 0.0 0.0 18.4 0.0 0.0 18.4 0.0 0.0 21.6 0.0 0.0 19.2 0.0 0.0 18.4 0.0 0.0 21.6 0.0 0.0 21.6 0.0 0.0 21.6 0.0 0.0 19.2 0.0 0.0 18.4 0.0 0.0 21.6 0.0 0.0 20.8 0.0 0.0 19.2 0.0 0.0 20.8 0.0 0.0 19.2 0.0 0.0 20.0 0.0 0.0 20.8 0.0 0.0 20.8 0.0 0.0 21.6 0.0 0.0 20.8 0.0 0.0 20.8 0.0 0.0 20.0 0.0 0.0 20.8 0.0 0.0 20.8 0.0 0.0 19.2 0.0 0.0 20.8 0.0 0.0 21.6 0.0 0.0 19.2 0.0 0.0 21.6 0.0 0.0 21.6 0.0 0.0 20.8 0.0 0.0 18.4 0.0 0.0 21.6 0.0 0.0 21.6 0.0 0.0 21.6 0.0 0.0 21.6 0.0 0.0 21.6 0.0 0.0 19.2 0.0 0.0 20.0 0.0 0.0 18.4 0.0 0.0 20.8 0.0 0.0 20.0 0.0 0.0 21.6 0.0 0.0 21.6 0.0 0.0 21.6 0.0 0.0 18.4 0.0 0.0 19.2 0.0 0.0 18.4 0.0 0.0 18.4 0.0 0.0 20.8 0.0 0.0 21.6 0.0 0.0 18.4 0.0 0.0 18.4 0.0 0.0 21.6 0.0 0.0 20.0 0.0 0.0 21.6 0.0 0.0 21.6 0.0 0.0 18.4 0.0 0.0 20.8 0.0 0.0 20.0 0.0 0.0 21.6 0.0 0.0 20.8 0.0 0.0 20.0 0.0 0.0 21.6 0.0 0.0 21.6 0.0 0.0 20.0 0.0 0.0 19.2 0.0 0.0 19.2 0.0 0.0 21.6 0.0 0.0 21.6 0.0 0.0 20.0 0.0 0.0 19.2 0.0 0.0 18.4 0.0 0.0 18.4 0.0 0.0 20.0 0.0 0.0 18.4 0.0 0.0 20.0 0.0 0.0 21.6 0.0 0.0 19.2 0.0 0.0 18.4 0.0 0.0 18.4 0.0 0.0 19.2 0.0 0.0 21.6 0.0 0.0 20.0 0.0 0.0 20.0 0.0 0.0 21.6 0.0 0.0 20.8 0.0 0.0 21.6 0.0 0.0 19.2 0.0 0.0 18.4 0.0 0.0 20.0 0.0 0.0 20.0 0.0 0.0 18.4 0.0 0.0 21.6 0.0 0.0 21.6 0.0 0.0 21.6 0.0 0.0 20.0 0.0 0.0 18.4 0.0 0.0 20.0 0.0 0.0 19.2 0.0 0.0 20.0 0.0 0.0 20.8 0.0 0.0 21.6 0.0 0.0 18.4 0.0 0.0 20.8 0.0 0.0 21.6 0.0 0.0 19.2 0.0 0.0 21.6 0.0 0.0 21.6 0.0 0.0 21.6 0.0 0.0 20.0 0.0 0.0 18.4 0.0 0.0 20.8 0.0 0.0 20.8 0.0 0.0 18.4 0.0 0.0 18.4 0.0 0.0 18.4 0.0 0.0 20.8 0.0 0.0 0.0 ];
x9 = [0.0 0.5 4.5 5.5 6.0 16.5 17.5 18.0 22.5 23.5 24.0 28.5 29.5 30.0 34.5 35.5 36.0 40.5 41.5 42.0 52.5 53.5 54.0 58.5 59.5 60.0 64.5 65.5 66.0 76.5 77.5 78.0 82.5 83.5 84.0 88.5 89.5 90.0 94.5 95.5 96.0 100.5 101.5 102.0 106.5 107.5 108.0 118.5 119.5 120.0 124.5 125.5 126.0 130.5 131.5 132.0 136.5 137.5 138.0 142.5 143.5 144.0 148.5 149.5 150.0 154.5 155.5 156.0 160.5 161.5 162.0 166.5 167.5 168.0 172.5 173.5 174.0 178.5 179.5 180.0 184.5 185.5 186.0 190.5 191.5 192.0 196.5 197.5 198.0 214.5 215.5 216.0 220.5 221.5 222.0 226.5 227.5 228.0 232.5 233.5 234.0 244.5 245.5 246.0 250.5 251.5 252.0 256.5 257.5 258.0 262.5 263.5 264.0 274.5 275.5 276.0 280.5 281.5 282.0 286.5 287.5 288.0 292.5 293.5 294.0 298.5 299.5 300.0 304.5 305.5 306.0 310.5 311.5 312.0 316.5 317.5 318.0 322.5 323.5 324.0 328.5 329.5 330.0 334.5 335.5 336.0 340.5 341.5 342.0 346.5 347.5 348.0 352.5 353.5 354.0 358.5 359.5 360.0 364.5 365.5 366.0 370.5 371.5 372.0 376.5 377.5 378.0 388.5 389.5 390.0 394.5 395.5 396.0 400.5 401.5 402.0 406.5 407.5 408.0 412.5 413.5 414.0 424.5 425.5 426.0 430.5 431.5 432.0 436.5 437.5 438.0 442.5 443.5 444.0 448.5 449.5 450.0 454.5 455.5 456.0 460.5 461.5 462.0 466.5 467.5 468.0 472.5 473.5 474.0 478.5 479.5 480.0 484.5 485.5 486.0 490.5 491.5 492.0 496.5 497.5 498.0 502.5 503.5 504.0 508.5 509.5 510.0 514.5 515.5 516.0 526.5 527.5 528.0 532.5 533.5 534.0 544.5 545.5 546.0 550.5 551.5 552.0 556.5 557.5 558.0 562.5 563.5 564.0 568.5 569.5 570.0 574.5 575.5 576.0 580.5 581.5 582.0 586.5 587.5 588.0 592.5 593.5 594.0 598.5 599.5 600.0 604.5 605.5 606.0 610.5 611.5 612.0 622.5 623.5 624.0 628.5 629.5 630.0 634.5 635.5 636.0 640.5 641.5 642.0 652.5 653.5 654.0 658.5 659.5 660.0 670.5 671.5 672.0 676.5 677.5 678.0 688.5 689.5 690.0 694.5 695.5 696.0 700.5 701.5 702.0 706.5 707.5 708.0 718.5 719.5 720.0 724.5 725.5 726.0 730.5 731.5 732.0 742.5 743.5 744.0 754.5 755.5 756.0 760.5 761.5 762.0 766.5 767.5 768.0 772.5 773.5 774.0 778.5 779.5 780.0 784.5 785.5 786.0 802.5 803.5 804.0 808.5 809.5 810.0 814.5 815.5 816.0 820.5 821.5 822.0 826.5 827.5 828.0 844.5 845.5 846.0 850.5 851.5 852.0 856.5 857.5 858.0 862.5 863.5 864.0 874.5 875.5 876.0 886.5 887.5 888.0 898.5 899.5 900.0 904.5 905.5 906.0 910.5 911.5 912.0 916.5 917.5 918.0 922.5 923.5 924.0 928.5 929.5 930.0 934.5 935.5 936.0 940.5 941.5 942.0 946.5 947.5 948.0 958.5 959.5 960.0 964.5 965.5 966.0 970.5 971.5 972.0 976.5 977.5 978.0 982.5 983.5 984.0 988.5 989.5 990.0 994.5 995.5 996.0 1000.0 1000.5 ];
y9 = [0.0 0.0 0.0 2.56 0.0 0.0 2.56 0.0 0.0 2.56 0.0 0.0 0.64 0.0 0.0 0.64 0.0 0.0 2.56 0.0 0.0 2.56 0.0 0.0 2.56 0.0 0.0 2.56 0.0 0.0 2.56 0.0 0.0 0.64 0.0 0.0 0.64 0.0 0.0 2.56 0.0 0.0 0.64 0.0 0.0 2.56 0.0 0.0 2.56 0.0 0.0 0.64 0.0 0.0 2.56 0.0 0.0 0.64 0.0 0.0 2.56 0.0 0.0 2.56 0.0 0.0 0.64 0.0 0.0 2.56 0.0 0.0 0.64 0.0 0.0 0.64 0.0 0.0 2.56 0.0 0.0 0.64 0.0 0.0 0.64 0.0 0.0 0.64 0.0 0.0 0.64 0.0 0.0 2.56 0.0 0.0 2.56 0.0 0.0 0.64 0.0 0.0 2.56 0.0 0.0 2.56 0.0 0.0 0.64 0.0 0.0 2.56 0.0 0.0 2.56 0.0 0.0 0.64 0.0 0.0 0.64 0.0 0.0 2.56 0.0 0.0 2.56 0.0 0.0 2.56 0.0 0.0 0.64 0.0 0.0 2.56 0.0 0.0 2.56 0.0 0.0 2.56 0.0 0.0 2.56 0.0 0.0 0.64 0.0 0.0 2.56 0.0 0.0 2.56 0.0 0.0 0.64 0.0 0.0 0.64 0.0 0.0 0.64 0.0 0.0 0.64 0.0 0.0 0.64 0.0 0.0 0.64 0.0 0.0 2.56 0.0 0.0 0.64 0.0 0.0 0.64 0.0 0.0 0.64 0.0 0.0 0.64 0.0 0.0 0.64 0.0 0.0 0.64 0.0 0.0 2.56 0.0 0.0 0.64 0.0 0.0 2.56 0.0 0.0 2.56 0.0 0.0 0.64 0.0 0.0 2.56 0.0 0.0 2.56 0.0 0.0 2.56 0.0 0.0 2.56 0.0 0.0 2.56 0.0 0.0 2.56 0.0 0.0 0.64 0.0 0.0 2.56 0.0 0.0 0.64 0.0 0.0 2.56 0.0 0.0 2.56 0.0 0.0 2.56 0.0 0.0 2.56 0.0 0.0 0.64 0.0 0.0 2.56 0.0 0.0 2.56 0.0 0.0 0.64 0.0 0.0 2.56 0.0 0.0 2.56 0.0 0.0 2.56 0.0 0.0 2.56 0.0 0.0 2.56 0.0 0.0 2.56 0.0 0.0 2.56 0.0 0.0 0.64 0.0 0.0 2.56 0.0 0.0 0.64 0.0 0.0 2.56 0.0 0.0 2.56 0.0 0.0 0.64 0.0 0.0 0.64 0.0 0.0 2.56 0.0 0.0 2.56 0.0 0.0 0.64 0.0 0.0 2.56 0.0 0.0 2.56 0.0 0.0 2.56 0.0 0.0 2.56 0.0 0.0 0.64 0.0 0.0 2.56 0.0 0.0 2.56 0.0 0.0 0.64 0.0 0.0 2.56 0.0 0.0 2.56 0.0 0.0 0.64 0.0 0.0 2.56 0.0 0.0 0.64 0.0 0.0 2.56 0.0 0.0 2.56 0.0 0.0 2.56 0.0 0.0 2.56 0.0 0.0 2.56 0.0 0.0 2.56 0.0 0.0 0.64 0.0 0.0 0.64 0.0 0.0 2.56 0.0 0.0 2.56 0.0 0.0 0.64 0.0 0.0 2.56 0.0 0.0 0.64 0.0 0.0 2.56 0.0 0.0 2.56 0.0 0.0 2.56 0.0 0.0 2.56 0.0 0.0 0.64 0.0 0.0 0.64 0.0 0.0 2.56 0.0 0.0 2.56 0.0 0.0 2.56 0.0 0.0 0.64 0.0 0.0 0.0 ];
x10 = [0.0 0.5 1000.0 1000.5 ];
y10 = [0.0 0.0 0.0 0.0 ];
x11 = [0.0 0.5 1000.0 1000.5 ];
y11 = [0.0 0.0 0.0 0.0 ];
x12 = [0.0 0.5 1000.0 1000.5 ];
y12 = [0.0 0.0 0.0 0.0 ];
x13 = [0.0 0.5 1000.0 1000.5 ];
y13 = [0.0 0.0 0.0 0.0 ];
x14 = [0.0 0.5 1000.0 1000.5 ];
y14 = [0.0 0.0 0.0 0.0 ];
x15 = [0.0 0.5 1000.0 1000.5 ];
y15 = [0.0 0.0 0.0 0.0 ];
x16 = [0.0 0.5 4.5 5.5 6.0 10.5 11.5 12.0 16.5 17.5 18.0 22.5 23.5 24.0 28.5 29.5 30.0 34.5 35.5 36.0 40.5 41.5 42.0 46.5 47.5 48.0 52.5 53.5 54.0 58.5 59.5 60.0 64.5 65.5 66.0 70.5 71.5 72.0 76.5 77.5 78.0 82.5 83.5 84.0 88.5 89.5 90.0 94.5 95.5 96.0 100.5 101.5 102.0 106.5 107.5 108.0 112.5 113.5 114.0 118.5 119.5 120.0 124.5 125.5 126.0 130.5 131.5 132.0 136.5 137.5 138.0 142.5 143.5 144.0 148.5 149.5 150.0 154.5 155.5 156.0 160.5 161.5 162.0 166.5 167.5 168.0 172.5 173.5 174.0 178.5 179.5 180.0 184.5 185.5 186.0 190.5 191.5 192.0 196.5 197.5 198.0 202.5 203.5 204.0 208.5 209.5 210.0 214.5 215.5 216.0 220.5 221.5 222.0 226.5 227.5 228.0 232.5 233.5 234.0 238.5 239.5 240.0 244.5 245.5 246.0 250.5 251.5 252.0 256.5 257.5 258.0 262.5 263.5 264.0 268.5 269.5 270.0 274.5 275.5 276.0 280.5 281.5 282.0 286.5 287.5 288.0 292.5 293.5 294.0 298.5 299.5 300.0 304.5 305.5 306.0 310.5 311.5 312.0 316.5 317.5 318.0 322.5 323.5 324.0 328.5 329.5 330.0 334.5 335.5 336.0 340.5 341.5 342.0 346.5 347.5 348.0 352.5 353.5 354.0 358.5 359.5 360.0 364.5 365.5 366.0 370.5 371.5 372.0 376.5 377.5 378.0 382.5 383.5 384.0 388.5 389.5 390.0 394.5 395.5 396.0 400.5 401.5 402.0 406.5 407.5 408.0 412.5 413.5 414.0 418.5 419.5 420.0 424.5 425.5 426.0 430.5 431.5 432.0 436.5 437.5 438.0 442.5 443.5 444.0 448.5 449.5 450.0 454.5 455.5 456.0 460.5 461.5 462.0 466.5 467.5 468.0 472.5 473.5 474.0 478.5 479.5 480.0 484.5 485.5 486.0 490.5 491.5 492.0 496.5 497.5 498.0 502.5 503.5 504.0 508.5 509.5 510.0 514.5 515.5 516.0 520.5 521.5 522.0 526.5 527.5 528.0 532.5 533.5 534.0 538.5 539.5 540.0 544.5 545.5 546.0 550.5 551.5 552.0 556.5 557.5 558.0 562.5 563.5 564.0 568.5 569.5 570.0 574.5 575.5 576.0 580.5 581.5 582.0 586.5 587.5 588.0 592.5 593.5 594.0 598.5 599.5 600.0 604.5 605.5 606.0 610.5 611.5 612.0 616.5 617.5 618.0 622.5 623.5 624.0 628.5 629.5 630.0 634.5 635.5 636.0 640.5 641.5 642.0 646.5 647.5 648.0 652.5 653.5 654.0 658.5 659.5 660.0 664.5 665.5 666.0 670.5 671.5 672.0 676.5 677.5 678.0 682.5 683.5 684.0 688.5 689.5 690.0 694.5 695.5 696.0 700.5 701.5 702.0 706.5 707.5 708.0 712.5 713.5 714.0 718.5 719.5 720.0 724.5 725.5 726.0 730.5 731.5 732.0 736.5 737.5 738.0 742.5 743.5 744.0 748.5 749.5 750.0 754.5 755.5 756.0 760.5 761.5 762.0 766.5 767.5 768.0 772.5 773.5 774.0 778.5 779.5 780.0 784.5 785.5 786.0 790.5 791.5 792.0 796.5 797.5 798.0 802.5 803.5 804.0 808.5 809.5 810.0 814.5 815.5 816.0 820.5 821.5 822.0 826.5 827.5 828.0 832.5 833.5 834.0 838.5 839.5 840.0 844.5 845.5 846.0 850.5 851.5 852.0 856.5 857.5 858.0 862.5 863.5 864.0 868.5 869.5 870.0 874.5 875.5 876.0 880.5 881.5 882.0 886.5 887.5 888.0 892.5 893.5 894.0 898.5 899.5 900.0 904.5 905.5 906.0 910.5 911.5 912.0 916.5 917.5 918.0 922.5 923.5 924.0 928.5 929.5 930.0 934.5 935.5 936.0 940.5 941.5 942.0 946.5 947.5 948.0 952.5 953.5 954.0 958.5 959.5 960.0 964.5 965.5 966.0 970.5 971.5 972.0 976.5 977.5 978.0 982.5 983.5 984.0 988.5 989.5 990.0 994.5 995.5 996.0 1000.0 1000.5 ];
y16 = [0.0 0.0 0.0 1.0 0.0 0.0 1.0 0.0 0.0 1.0 0.0 0.0 1.0 0.0 0.0 1.0 0.0 0.0 1.0 0.0 0.0 1.0 0.0 0.0 1.0 0.0 0.0 1.0 0.0 0.0 1.0 0.0 0.0 1.0 0.0 0.0 1.0 0.0 0.0 1.0 0.0 0.0 1.0 0.0 0.0 1.0 0.0 0.0 1.0 0.0 0.0 1.0 0.0 0.0 1.0 0.0 0.0 1.0 0.0 0.0 1.0 0.0 0.0 1.0 0.0 0.0 1.0 0.0 0.0 1.0 0.0 0.0 1.0 0.0 0.0 1.0 0.0 0.0 1.0 0.0 0.0 1.0 0.0 0.0 1.0 0.0 0.0 1.0 0.0 0.0 1.0 0.0 0.0 1.0 0.0 0.0 1.0 0.0 0.0 1.0 0.0 0.0 1.0 0.0 0.0 1.0 0.0 0.0 1.0 0.0 0.0 1.0 0.0 0.0 1.0 0.0 0.0 1.0 0.0 0.0 1.0 0.0 0.0 1.0 0.0 0.0 1.0 0.0 0.0 1.0 0.0 0.0 1.0 0.0 0.0 1.0 0.0 0.0 1.0 0.0 0.0 1.0 0.0 0.0 1.0 0.0 0.0 1.0 0.0 0.0 1.0 0.0 0.0 1.0 0.0 0.0 1.0 0.0 0.0 1.0 0.0 0.0 1.0 0.0 0.0 1.0 0.0 0.0 1.0 0.0 0.0 1.0 0.0 0.0 1.0 0.0 0.0 1.0 0.0 0.0 1.0 0.0 0.0 1.0 0.0 0.0 1.0 0.0 0.0 1.0 0.0 0.0 1.0 0.0 0.0 1.0 0.0 0.0 1.0 0.0 0.0 1.0 0.0 0.0 1.0 0.0 0.0 1.0 0.0 0.0 1.0 0.0 0.0 1.0 0.0 0.0 1.0 0.0 0.0 1.0 0.0 0.0 1.0 0.0 0.0 1.0 0.0 0.0 1.0 0.0 0.0 1.0 0.0 0.0 1.0 0.0 0.0 1.0 0.0 0.0 1.0 0.0 0.0 1.0 0.0 0.0 1.0 0.0 0.0 1.0 0.0 0.0 1.0 0.0 0.0 1.0 0.0 0.0 1.0 0.0 0.0 1.0 0.0 0.0 1.0 0.0 0.0 1.0 0.0 0.0 1.0 0.0 0.0 1.0 0.0 0.0 1.0 0.0 0.0 1.0 0.0 0.0 1.0 0.0 0.0 1.0 0.0 0.0 1.0 0.0 0.0 1.0 0.0 0.0 1.0 0.0 0.0 1.0 0.0 0.0 1.0 0.0 0.0 1.0 0.0 0.0 1.0 0.0 0.0 1.0 0.0 0.0 1.0 0.0 0.0 1.0 0.0 0.0 1.0 0.0 0.0 1.0 0.0 0.0 1.0 0.0 0.0 1.0 0.0 0.0 1.0 0.0 0.0 1.0 0.0 0.0 1.0 0.0 0.0 1.0 0.0 0.0 1.0 0.0 0.0 1.0 0.0 0.0 1.0 0.0 0.0 1.0 0.0 0.0 1.0 0.0 0.0 1.0 0.0 0.0 1.0 0.0 0.0 1.0 0.0 0.0 1.0 0.0 0.0 1.0 0.0 0.0 1.0 0.0 0.0 1.0 0.0 0.0 1.0 0.0 0.0 1.0 0.0 0.0 1.0 0.0 0.0 1.0 0.0 0.0 1.0 0.0 0.0 1.0 0.0 0.0 1.0 0.0 0.0 1.0 0.0 0.0 1.0 0.0 0.0 1.0 0.0 0.0 1.0 0.0 0.0 1.0 0.0 0.0 1.0 0.0 0.0 1.0 0.0 0.0 1.0 0.0 0.0 1.0 0.0 0.0 1.0 0.0 0.0 1.0 0.0 0.0 1.0 0.0 0.0 1.0 0.0 0.0 1.0 0.0 0.0 1.0 0.0 0.0 1.0 0.0 0.0 1.0 0.0 0.0 1.0 0.0 0.0 1.0 0.0 0.0 1.0 0.0 0.0 1.0 0.0 0.0 1.0 0.0 0.0 1.0 0.0 0.0 1.0 0.0 0.0 1.0 0.0 0.0 1.0 0.0 0.0 1.0 0.0 0.0 1.0 0.0 0.0 1.0 0.0 0.0 1.0 0.0 0.0 1.0 0.0 0.0 1.0 0.0 0.0 1.0 0.0 0.0 1.0 0.0 0.0 0.0 ];

%0:'x1', 1:'y1', 2:'v1', 3:'w1', 4:'temp1', 5:'tempdev1', 6:'valve1', 7:'window1', 8:'temp2', 9:'tempdev2', 'valve2', 'window2', 'temp3', 'tempdev3', 'valve3', 'window3', 'time'

Xmax = 200;

axesPosition = [60 60 600 200];  %# Axes position, in pixels
xLimit = [0 Xmax];         %# Range of x values

%# Create the figure and axes:
figure('Units','pixels','Position',[200 200 730 300]);

axes1 = axes('Units','pixels','FontSize',16,'Position',axesPosition,...
          'Color','w','XColor','k','YColor','k',...
          'XLim',xLimit,'YLim',[17 21],'NextPlot','add');
axes2 = axes('Units','pixels','FontSize',16,'YAxisLocation','right','Position',axesPosition,...
          'Color','none','XColor','k','YColor','k',...
          'XLim',xLimit,'YLim',[0 3],...
          'XTick',[],'XTickLabel',[],'NextPlot','add');
      
xlabel(axes1, 'Time');
ylabel(axes1, 'Celsius');
ylabel(axes2, 'Setting');
hold(axes1, 'all');
hold(axes2, 'all');
title(axes1,[])
title(axes2,[])

% prepare values for plotting
y2_n = y2/4; % v1
y3_n = y3/4; % w1
x4_n = x4(y4~=0); % temp1
y4_n = y4(y4~=0);
y4_td = (20 - y4_n).^2; % td1
y5_n = y5; % tempdev1
y6_n = y6; % valve1
y7_n = y7; % window1
x8_n = x8(y8~=0); % temp2
y8_n = y8(y8~=0);
y8_td = (20 - y8_n).^2; % td2
y9_n = y9; % tempdev2

% averages
z3 = sum(y3_n)/size(y3_n,2);
z2 = sum(y2_n)/size(y2_n,2);
z4 = sum(y4_n)/size(y4_n,2);
z4_td = sum(y4_td)/size(y4_td,2);
z5 = sum(y5_n)/size(y5_n,2);
z6 = sum(y6_n)/size(y6_n,2);
z8_td = sum(y8_td)/size(y8_td,2);

% plot
plot4 = plot(x4_n, y4_n, 'x-b', 'Parent', axes1, 'LineWidth', 2); % temp1
plot([0,1000],[z4,z4],'--b', 'Parent', axes1, 'LineWidth', 1); % average temp1
td2 = plot(x8_n, y8_td, 'x-g', 'Parent', axes2, 'LineWidth', 2); % tempdev2 - recalculated
plot([0,1000],[z8_td,z8_td],'--g', 'Parent', axes2, 'LineWidth', 1); % average tempdev2
plot3 = plot(x3, y3_n, '^-c', 'Parent', axes2, 'LineWidth', 2); % w1
plot([0,1000],[z3,z3],'--c', 'Parent', axes2, 'LineWidth', 1); % average w1
plot2 = plot(x2, y2_n, 's-r', 'Parent', axes2, 'LineWidth', 2); % v1
plot([0,1000],[z2,z2],'--r', 'Parent', axes2, 'LineWidth', 1); % average v1
td1 = plot(x4_n, y4_td, 'o-k', 'Parent', axes2, 'LineWidth', 2); % tempdev1 - recalculated
plot([0,1000],[z4_td,z4_td],'--k', 'Parent', axes2, 'LineWidth', 1); % average tempdev1

legend([plot4,td1,plot3,td2,plot2],{'temp1', 'td1', 'w1','td2', 'v1'},'Position', [60,270,600,25],'Orientation','horizontal','Color','white');
